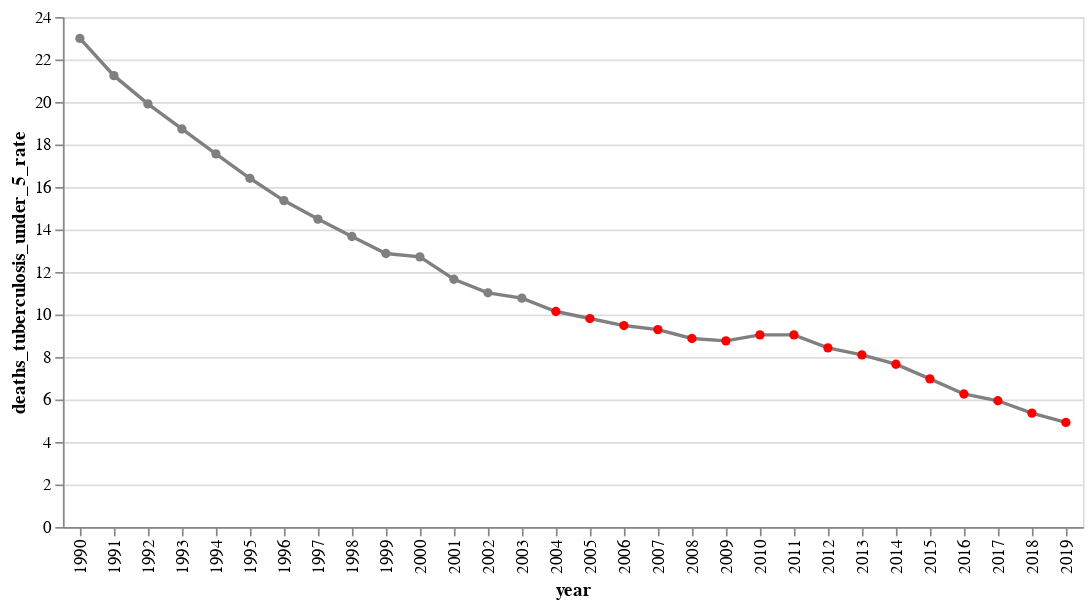

Notebook code for this chart:
### Markdown cell above
#### line chart test tooltip and conditional color

### Code cell
alt.Chart(age_group).mark_line(point=True).encode(
 x='year:O',
 y='deaths_tuberculosis_under_5_rate:Q',
 color= alt.condition(alt.datum.year >= 2004 , alt.value("red"), alt.value("grey")),
 tooltip=['year', 'deaths_tuberculosis_under_5_rate']
).interactive()

### Figure 1 — Vega-Lite specification as saved in the notebook (floating-point values rounded to 4 significant figures)
{"$schema": "https://vega.github.io/schema/vega-lite/v5.14.1.json", "config": {"view": {"continuousHeight": 300, "continuousWidth": 300}}, "data": {"name": "data-398776269df7c900e5ccab5b7931df2b"}, "datasets": {"data-398776269df7c900e5ccab5b7931df2b": [{"deaths_tuberculosis_15-49_years_rate": 33.31, "deaths_tuberculosis_5-14_years_rate": 2, "deaths_tuberculosis_50-69_years_rate": 207.8, "deaths_tuberculosis_70+_years_rate": 665.0, "deaths_tuberculosis_under_5_rate": 22.99, "year": 1990}, {"deaths_tuberculosis_15-49_years_rate": 33.5, "deaths_tuberculosis_5-14_years_rate": 1.97, "deaths_tuberculosis_50-69_years_rate": 205.8, "deaths_tuberculosis_70+_years_rate": 652.8, "deaths_tuberculosis_under_5_rate": 21.24, "year": 1991}, {"deaths_tuberculosis_15-49_years_rate": 34.23, "deaths_tuberculosis_5-14_years_rate": 1.95, "deaths_tuberculosis_50-69_years_rate": 207.1, "deaths_tuberculosis_70+_years_rate": 650.5, "deaths_tuberculosis_under_5_rate": 19.91, "year": 1992}, {"deaths_tuberculosis_15-49_years_rate": 34.98, "deaths_tuberculosis_5-14_years_rate": 1.93, "deaths_tuberculosis_50-69_years_rate": 208.8, "deaths_tuberculosis_70+_years_rate": 650.4, "deaths_tuberculosis_under_5_rate": 18.73, "year": 1993}, {"deaths_tuberculosis_15-49_years_rate": 35.53, "deaths_tuberculosis_5-14_years_rate": 1.89, "deaths_tuberculosis_50-69_years_rate": 208.7, "deaths_tuberculosis_70+_years_rate": 645.2, "deaths_tuberculosis_under_5_rate": 17.56, "year": 1994}, {"deaths_tuberculosis_15-49_years_rate": 35.84, "deaths_tuberculosis_5-14_years_rate": 1.84, "deaths_tuberculosis_50-69_years_rate": 207.8, "deaths_tuberculosis_70+_years_rate": 635.6, "deaths_tuberculosis_under_5_rate": 16.41, "year": 1995}, {"deaths_tuberculosis_15-49_years_rate": 36.13, "deaths_tuberculosis_5-14_years_rate": 1.76, "deaths_tuberculosis_50-69_years_rate": 207.3, "deaths_tuberculosis_70+_years_rate": 626.0, "deaths_tuberculosis_under_5_rate": 15.36, "year": 1996}, {"deaths_tuberculosis_15-49_years_rate": 37.01, "deaths_tuberculosis_5-14_years_rate": 1.73, "deaths_tuberculosis_50-69_years_rate": 210.7, "deaths_tuberculosis_70+_years_rate": 626.0, "deaths_tuberculosis_under_5_rate": 14.49, "year": 1997}, {"deaths_tuberculosis_15-49_years_rate": 38.26, "deaths_tuberculosis_5-14_years_rate": 1.7, "deaths_tuberculosis_50-69_years_rate": 216.3, "deaths_tuberculosis_70+_years_rate": 630.9, "deaths_tuberculosis_under_5_rate": 13.67, "year": 1998}, {"deaths_tuberculosis_15-49_years_rate": 38.9, "deaths_tuberculosis_5-14_years_rate": 1.65, "deaths_tuberculosis_50-69_years_rate": 218.0, "deaths_tuberculosis_70+_years_rate": 627.2, "deaths_tuberculosis_under_5_rate": 12.87, "year": 1999}, {"deaths_tuberculosis_15-49_years_rate": 40.41, "deaths_tuberculosis_5-14_years_rate": 1.67, "deaths_tuberculosis_50-69_years_rate": 223.1, "deaths_tuberculosis_70+_years_rate": 627.7, "deaths_tuberculosis_under_5_rate": 12.71, "year": 2000}, {"deaths_tuberculosis_15-49_years_rate": 41.13, "deaths_tuberculosis_5-14_years_rate": 1.62, "deaths_tuberculosis_50-69_years_rate": 223.5, "deaths_tuberculosis_70+_years_rate": 616.8, "deaths_tuberculosis_under_5_rate": 11.66, "year": 2001}, {"deaths_tuberculosis_15-49_years_rate": 42.49, "deaths_tuberculosis_5-14_years_rate": 1.62, "deaths_tuberculosis_50-69_years_rate": 226.8, "deaths_tuberculosis_70+_years_rate": 612.4, "deaths_tuberculosis_under_5_rate": 11.02, "year": 2002}, {"deaths_tuberculosis_15-49_years_rate": 44.17, "deaths_tuberculosis_5-14_years_rate": 1.75, "deaths_tuberculosis_50-69_years_rate": 229.5, "deaths_tuberculosis_70+_years_rate": 603.9, "deaths_tuberculosis_under_5_rate": 10.77, "year": 2003}, {"deaths_tuberculosis_15-49_years_rate": 44.71, "deaths_tuberculosis_5-14_years_rate": 1.72, "deaths_tuberculosis_50-69_years_rate": 226.8, "deaths_tuberculosis_70+_years_rate": 587.5, "deaths_tuberculosis_under_5_rate": 10.14, "year": 2004}, {"deaths_tuberculosis_15-49_years_rate": 44.48, "deaths_tuberculosis_5-14_years_rate": 1.67, "deaths_tuberculosis_50-69_years_rate": 222.0, "deaths_tuberculosis_70+_years_rate": 571.3, "deaths_tuberculosis_under_5_rate": 9.81, "year": 2005}, {"deaths_tuberculosis_15-49_years_rate": 43.92, "deaths_tuberculosis_5-14_years_rate": 1.64, "deaths_tuberculosis_50-69_years_rate": 217.3, "deaths_tuberculosis_70+_years_rate": 558.0, "deaths_tuberculosis_under_5_rate": 9.48, "year": 2006}, {"deaths_tuberculosis_15-49_years_rate": 43.16, "deaths_tuberculosis_5-14_years_rate": 1.65, "deaths_tuberculosis_50-69_years_rate": 213.2, "deaths_tuberculosis_70+_years_rate": 547.6, "deaths_tuberculosis_under_5_rate": 9.29, "year": 2007}, {"deaths_tuberculosis_15-49_years_rate": 42.42, "deaths_tuberculosis_5-14_years_rate": 1.64, "deaths_tuberculosis_50-69_years_rate": 208.7, "deaths_tuberculosis_70+_years_rate": 540.1, "deaths_tuberculosis_under_5_rate": 8.87, "year": 2008}, {"deaths_tuberculosis_15-49_years_rate": 41.63, "deaths_tuberculosis_5-14_years_rate": 1.65, "deaths_tuberculosis_50-69_years_rate": 203.6, "deaths_tuberculosis_70+_years_rate": 530.2, "deaths_tuberculosis_under_5_rate": 8.76, "year": 2009}, {"deaths_tuberculosis_15-49_years_rate": 40.53, "deaths_tuberculosis_5-14_years_rate": 1.68, "deaths_tuberculosis_50-69_years_rate": 196.7, "deaths_tuberculosis_70+_years_rate": 514.0, "deaths_tuberculosis_under_5_rate": 9.04, "year": 2010}, {"deaths_tuberculosis_15-49_years_rate": 39.31, "deaths_tuberculosis_5-14_years_rate": 1.7, "deaths_tuberculosis_50-69_years_rate": 189.5, "deaths_tuberculosis_70+_years_rate": 496.9, "deaths_tuberculosis_under_5_rate": 9.04, "year": 2011}, {"deaths_tuberculosis_15-49_years_rate": 37.87, "deaths_tuberculosis_5-14_years_rate": 1.61, "deaths_tuberculosis_50-69_years_rate": 181.8, "deaths_tuberculosis_70+_years_rate": 480.8, "deaths_tuberculosis_under_5_rate": 8.43, "year": 2012}, {"deaths_tuberculosis_15-49_years_rate": 36.53, "deaths_tuberculosis_5-14_years_rate": 1.53, "deaths_tuberculosis_50-69_years_rate": 175.1, "deaths_tuberculosis_70+_years_rate": 469.9, "deaths_tuberculosis_under_5_rate": 8.1, "year": 2013}, {"deaths_tuberculosis_15-49_years_rate": 35.45, "deaths_tuberculosis_5-14_years_rate": 1.46, "deaths_tuberculosis_50-69_years_rate": 170.2, "deaths_tuberculosis_70+_years_rate": 463.9, "deaths_tuberculosis_under_5_rate": 7.66, "year": 2014}, {"deaths_tuberculosis_15-49_years_rate": 34.14, "deaths_tuberculosis_5-14_years_rate": 1.36, "deaths_tuberculosis_50-69_years_rate": 164.8, "deaths_tuberculosis_70+_years_rate": 456.9, "deaths_tuberculosis_under_5_rate": 6.97, "year": 2015}, {"deaths_tuberculosis_15-49_years_rate": 32.51, "deaths_tuberculosis_5-14_years_rate": 1.26, "deaths_tuberculosis_50-69_years_rate": 157.6, "deaths_tuberculosis_70+_years_rate": 442.1, "deaths_tuberculosis_under_5_rate": 6.26, "year": 2016}, {"deaths_tuberculosis_15-49_years_rate": 30.87, "deaths_tuberculosis_5-14_years_rate": 1.19, "deaths_tuberculosis_50-69_years_rate": 149.5, "deaths_tuberculosis_70+_years_rate": 423.9, "deaths_tuberculosis_under_5_rate": 5.94, "year": 2017}, {"deaths_tuberculosis_15-49_years_rate": 29.36, "deaths_tuberculosis_5-14_years_rate": 1.11, "deaths_tuberculosis_50-69_years_rate": 141.4, "deaths_tuberculosis_70+_years_rate": 403.8, "deaths_tuberculosis_under_5_rate": 5.36, "year": 2018}, {"deaths_tuberculosis_15-49_years_rate": 28.14, "deaths_tuberculosis_5-14_years_rate": 1.03, "deaths_tuberculosis_50-69_years_rate": 134.9, "deaths_tuberculosis_70+_years_rate": 387.0, "deaths_tuberculosis_under_5_rate": 4.92, "year": 2019}]}, "encoding": {"color": {"condition": {"test": "(datum.year >= 2004)", "value": "red"}, "value": "grey"}, "tooltip": [{"field": "year", "type": "quantitative"}, {"field": "deaths_tuberculosis_under_5_rate", "type": "quantitative"}], "x": {"field": "year", "type": "ordinal"}, "y": {"field": "deaths_tuberculosis_under_5_rate", "type": "quantitative"}}, "mark": {"point": true, "type": "line"}, "params": [{"bind": "scales", "name": "param_1", "select": {"encodings": ["x", "y"], "type": "interval"}}]}
